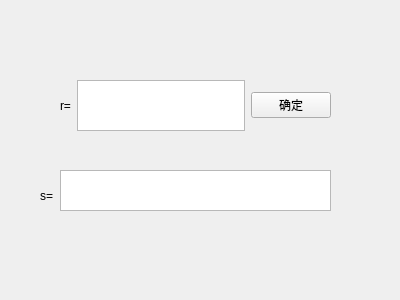
<?xml version="1.0" encoding="UTF-8"?>
<ui version="4.0">
 <class>circle</class>
 <widget class="QWidget" name="circle">
  <property name="geometry">
   <rect>
    <x>0</x>
    <y>0</y>
    <width>400</width>
    <height>300</height>
   </rect>
  </property>
  <property name="windowTitle">
   <string>Form</string>
  </property>
  <widget class="QLabel" name="label_2">
   <property name="geometry">
    <rect>
     <x>40</x>
     <y>190</y>
     <width>54</width>
     <height>12</height>
    </rect>
   </property>
   <property name="text">
    <string>s=</string>
   </property>
  </widget>
  <widget class="QTextEdit" name="textEdit_2">
   <property name="geometry">
    <rect>
     <x>60</x>
     <y>170</y>
     <width>271</width>
     <height>41</height>
    </rect>
   </property>
  </widget>
  <widget class="QWidget" name="">
   <property name="geometry">
    <rect>
     <x>60</x>
     <y>80</y>
     <width>271</width>
     <height>51</height>
    </rect>
   </property>
   <layout class="QHBoxLayout" name="horizontalLayout_2">
    <item>
     <layout class="QHBoxLayout" name="horizontalLayout">
      <item>
       <widget class="QLabel" name="label">
        <property name="text">
         <string>r=</string>
        </property>
       </widget>
      </item>
      <item>
       <widget class="QTextEdit" name="textEdit"/>
      </item>
     </layout>
    </item>
    <item>
     <spacer name="horizontalSpacer_2">
      <property name="orientation">
       <enum>Qt::Horizontal</enum>
      </property>
      <property name="sizeHint" stdset="0">
       <size>
        <width>40</width>
        <height>20</height>
       </size>
      </property>
     </spacer>
    </item>
    <item>
     <spacer name="horizontalSpacer_3">
      <property name="orientation">
       <enum>Qt::Horizontal</enum>
      </property>
      <property name="sizeHint" stdset="0">
       <size>
        <width>40</width>
        <height>20</height>
       </size>
      </property>
     </spacer>
    </item>
    <item>
     <spacer name="horizontalSpacer">
      <property name="orientation">
       <enum>Qt::Horizontal</enum>
      </property>
      <property name="sizeHint" stdset="0">
       <size>
        <width>40</width>
        <height>20</height>
       </size>
      </property>
     </spacer>
    </item>
    <item>
     <widget class="QPushButton" name="pushButton">
      <property name="text">
       <string>确定</string>
      </property>
     </widget>
    </item>
   </layout>
  </widget>
 </widget>
 <resources/>
 <connections/>
</ui>
